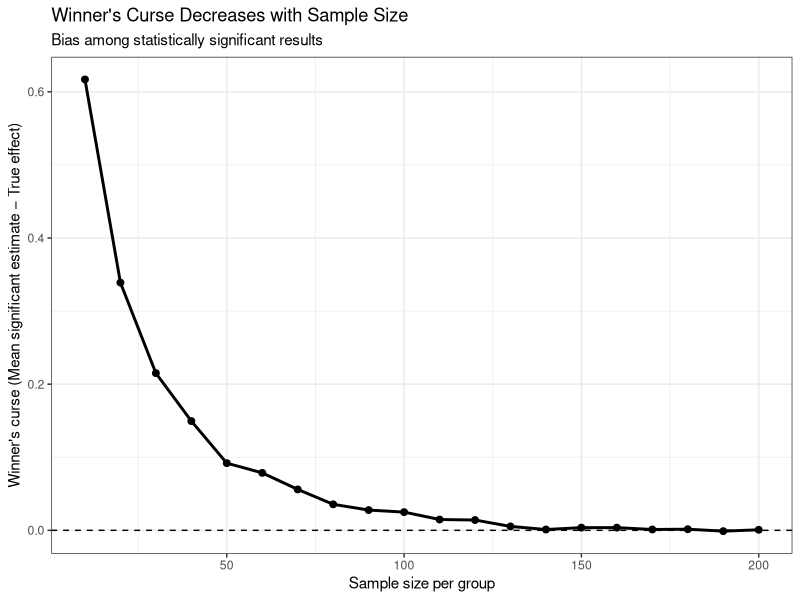

Generate this figure with R:

library(data.table)
library(foreach)
library(ggplot2)


run_experiment <- function(n, effect, sd = 1) {
  control <- rnorm(n, 0, sd)
  treatment <- rnorm(n, effect, sd)
  
  test <- t.test(treatment, control)
  
  data.table(
    pval = test$p.value,
    est = mean(treatment) - mean(control)
  )
}


set.seed(123)

true_effect <- 0.5
alpha <- 0.05
n_sims <- 2000

sample_sizes <- seq(10, 200, by = 10)



winner_results <- foreach(n = sample_sizes, .combine = rbind) %do% {
  
  sim_results <- foreach(i = 1:n_sims, .combine = rbind) %do% {
    run_experiment(n, true_effect)
  }
  
  sim_results[, significant := pval < alpha]
  
  mean_sig_est <- mean(sim_results[significant == TRUE]$est)
  
  data.table(
    n = n,
    winners_curse = mean_sig_est - true_effect,
    power = mean(sim_results$significant)
  )
}


winner_plot <-
  ggplot(winner_results, aes(x = n, y = winners_curse)) +
  geom_line(linewidth = 1) +
  geom_point(size = 2) +
  geom_hline(yintercept = 0, linetype = "dashed") +
  labs(
    title = "Winner's Curse Decreases with Sample Size",
    subtitle = "Bias among statistically significant results",
    x = "Sample size per group",
    y = "Winner's curse (Mean significant estimate − True effect)"
  ) +
  theme_bw()

winner_plot
